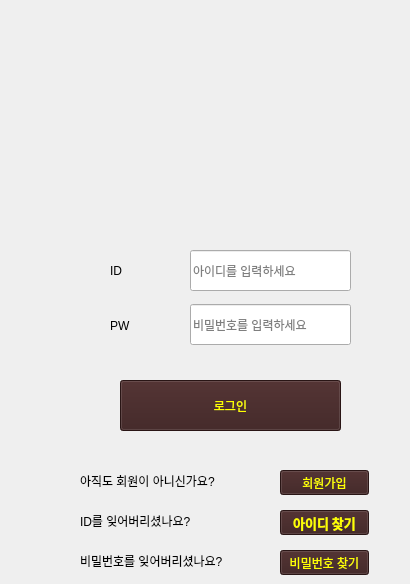
     <widget class="QWidget" name="page1">
      <widget class="QLabel" name="label_2">
       <property name="geometry">
        <rect>
         <x>110</x>
         <y>250</y>
         <width>67</width>
         <height>41</height>
        </rect>
       </property>
       <property name="styleSheet">
        <string notr="true">font: 700 15pt &quot;Ubuntu Condensed&quot;;
color: rgb(0, 0, 0);</string>
       </property>
       <property name="text">
        <string>ID</string>
       </property>
      </widget>
      <widget class="QLineEdit" name="usernameEdit">
       <property name="geometry">
        <rect>
         <x>190</x>
         <y>250</y>
         <width>161</width>
         <height>41</height>
        </rect>
       </property>
       <property name="styleSheet">
        <string notr="true">color: rgb(0, 0, 0);</string>
       </property>
       <property name="placeholderText">
        <string>아이디를 입력하세요</string>
       </property>
      </widget>
      <widget class="QLabel" name="label_3">
       <property name="geometry">
        <rect>
         <x>110</x>
         <y>310</y>
         <width>67</width>
         <height>31</height>
        </rect>
       </property>
       <property name="styleSheet">
        <string notr="true">font: 700 15pt &quot;Ubuntu Condensed&quot;;
color: rgb(0, 0, 0);</string>
       </property>
       <property name="text">
        <string>PW</string>
       </property>
      </widget>
      <widget class="QLineEdit" name="passwordEdit">
       <property name="geometry">
        <rect>
         <x>190</x>
         <y>304</y>
         <width>161</width>
         <height>41</height>
        </rect>
       </property>
       <property name="styleSheet">
        <string notr="true">color: rgb(0, 0, 0);</string>
       </property>
       <property name="echoMode">
        <enum>QLineEdit::Password</enum>
       </property>
       <property name="placeholderText">
        <string>비밀번호를 입력하세요</string>
       </property>
      </widget>
      <widget class="QPushButton" name="connectButton">
       <property name="geometry">
        <rect>
         <x>340</x>
         <y>40</y>
         <width>61</width>
         <height>61</height>
        </rect>
       </property>
       <property name="styleSheet">
        <string notr="true"/>
       </property>
       <property name="icon">
        <iconset resource="pic.qrc">
         <normaloff>:/new/prefix1/on.png</normaloff>:/new/prefix1/on.png</iconset>
       </property>
       <property name="iconSize">
        <size>
         <width>50</width>
         <height>50</height>
        </size>
       </property>
       <property name="flat">
        <bool>true</bool>
       </property>
      </widget>
      <widget class="QPushButton" name="login_pushButton">
       <property name="geometry">
        <rect>
         <x>120</x>
         <y>380</y>
         <width>221</width>
         <height>51</height>
        </rect>
       </property>
       <property name="styleSheet">
        <string notr="true">font: 700 11pt &quot;Ubuntu Condensed&quot;;
color:yellow;
background-color: rgb(58, 29, 29);

</string>
       </property>
       <property name="text">
        <string>로그인</string>
       </property>
      </widget>
      <widget class="QPushButton" name="join_pushButton">
       <property name="geometry">
        <rect>
         <x>280</x>
         <y>470</y>
         <width>89</width>
         <height>25</height>
        </rect>
       </property>
       <property name="styleSheet">
        <string notr="true">font: 700 10pt &quot;Ubuntu Condensed&quot;;
color:yellow;
background-color: rgb(58, 29, 29);</string>
       </property>
       <property name="text">
        <string>회원가입</string>
       </property>
      </widget>
      <widget class="QPushButton" name="idfindButton">
       <property name="geometry">
        <rect>
         <x>280</x>
         <y>510</y>
         <width>89</width>
         <height>25</height>
        </rect>
       </property>
       <property name="font">
        <font>
         <family>Ubuntu Condensed</family>
         <pointsize>10</pointsize>
         <italic>false</italic>
         <bold>true</bold>
        </font>
       </property>
       <property name="styleSheet">
        <string notr="true">font: 700 10pt &quot;Ubuntu Condensed&quot;;
color:yellow;
background-color: rgb(58, 29, 29);</string>
       </property>
       <property name="text">
        <string>아이디 찾기</string>
       </property>
      </widget>
      <widget class="QPushButton" name="pwfindButton">
       <property name="geometry">
        <rect>
         <x>280</x>
         <y>550</y>
         <width>89</width>
         <height>25</height>
        </rect>
       </property>
       <property name="styleSheet">
        <string notr="true">font: 700 10pt &quot;Ubuntu Condensed&quot;;
color:yellow;
background-color: rgb(58, 29, 29);</string>
       </property>
       <property name="text">
        <string>비밀번호 찾기</string>
       </property>
      </widget>
      <widget class="QLabel" name="label_5">
       <property name="geometry">
        <rect>
         <x>80</x>
         <y>470</y>
         <width>181</width>
         <height>21</height>
        </rect>
       </property>
       <property name="styleSheet">
        <string notr="true">font: 700 10pt &quot;Ubuntu Condensed&quot;;
color: rgb(0, 0, 0);</string>
       </property>
       <property name="text">
        <string>아직도 회원이 아니신가요?</string>
       </property>
      </widget>
      <widget class="QLabel" name="label_7">
       <property name="geometry">
        <rect>
         <x>80</x>
         <y>510</y>
         <width>181</width>
         <height>21</height>
        </rect>
       </property>
       <property name="styleSheet">
        <string notr="true">font: 700 10pt &quot;Ubuntu Condensed&quot;;
color: rgb(0, 0, 0);</string>
       </property>
       <property name="text">
        <string>ID를 잊어버리셨나요?</string>
       </property>
      </widget>
      <widget class="QLabel" name="label_21">
       <property name="geometry">
        <rect>
         <x>80</x>
         <y>550</y>
         <width>181</width>
         <height>21</height>
        </rect>
       </property>
       <property name="styleSheet">
        <string notr="true">font: 700 10pt &quot;Ubuntu Condensed&quot;;
color: rgb(0, 0, 0);</string>
       </property>
       <property name="text">
        <string>비밀번호를 잊어버리셨나요?</string>
       </property>
      </widget>
      <widget class="QLabel" name="label_22">
       <property name="geometry">
        <rect>
         <x>140</x>
         <y>70</y>
         <width>161</width>
         <height>161</height>
        </rect>
       </property>
       <property name="text">
        <string/>
       </property>
       <property name="pixmap">
        <pixmap resource="pic.qrc">:/new/prefix1/lmstalk.png</pixmap>
       </property>
       <property name="scaledContents">
        <bool>true</bool>
       </property>
      </widget>
     </widget>
